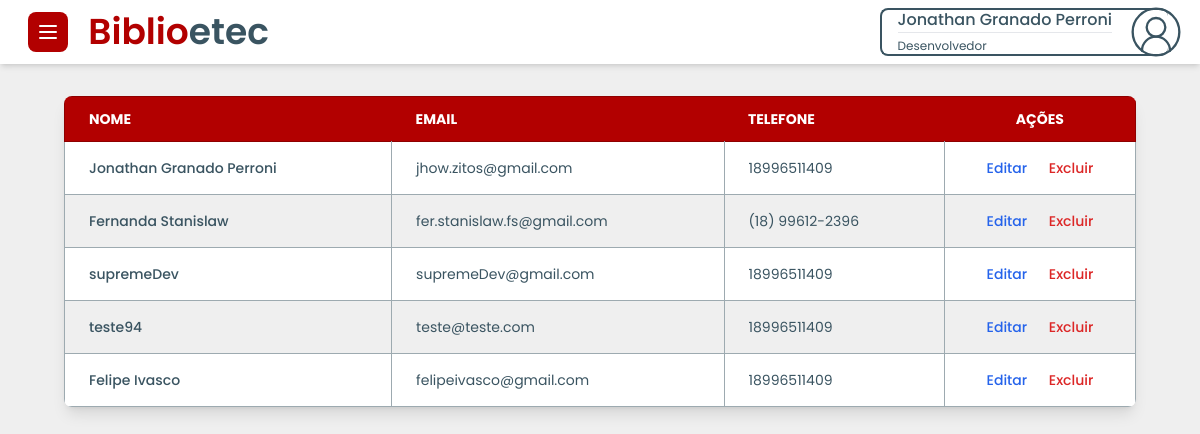
The page /Dev/DevSidebar/list/listadevNew.php (signed in) on the database its author committed.
### tables this page shows
CREATE TABLE `tbdev` (
  `codigo` int(11) NOT NULL,
  `nome` varchar(100) NOT NULL,
  `cpf` varchar(20) NOT NULL,
  `email` varchar(220) NOT NULL,
  `password` varchar(220) NOT NULL,
  `telefone` varchar(30) DEFAULT NULL,
  `celular` varchar(30) DEFAULT NULL,
  `acesso` varchar(15) DEFAULT NULL,
  `codigo_autenticacao` varchar(8) DEFAULT NULL,
  `chave_recuperar_senha` varchar(220) DEFAULT NULL,
  `data_codigo_autenticacao` datetime DEFAULT NULL,
  `statusDev` tinyint(1) DEFAULT 0
);

### Dev/DevSidebar/list/listadevNew.php (the view, shortened to what this page needs)
<?php
 include("../../../conexao/conexao.php");
?>
<!DOCTYPE html>
<html lang="pt-br">
<head>
    <script src="https://cdn.tailwindcss.com"></script>
    <link href="https://cdn.jsdelivr.net/npm/flowbite@2.5.1/dist/flowbite.min.css" rel="stylesheet" />
    <link rel="stylesheet" href="../../DevCss/defaults.css">
</head>
<body>
    <nav class="flex justify-between items-center py-2 px-4 bg-white shadow-md">
        <div id="nav-left-side">
            <button data-drawer-target="default-sidebar" data-drawer-toggle="default-sidebar" aria-controls="default-sidebar" type="button" class="inline-flex items-center p-2 ms-3 bg-[var(--primary)] text-sm text-white rounded-lg hover:bg-[var(--primary-emphasis)] focus:outline-none focus:ring-2 focus:ring-gray-200 dark:text-white dark:hover:bg-[var(--primary-emphasis)]">
            </button>
            <a href="#" class="text-4xl mx-4 text-primary font-semibold hidden md:inline" tabindex="-1">Biblio<span class="text-secondary">etec</span></a>
        </div>
        <button id="dropdown-perfil" data-dropdown-toggle="dropdown" class="flex justify-between items-center max-h-12 pl-4 mr-4 bg-white border-2 border-solid border-[var(--secondary)] border-r-0 rounded-lg text-[var(--secondary)] text-left flex-nowrap text-nowrap" type="button">
        <div>
             <span class="text-[var(--secondary)] font-medium"><?php echo $_SESSION['nome']; ?></span>
                <hr>
                <span class="text-xs text-[var(--secondary)]"><?php echo $_SESSION['acesso']; ?></span>
            </div>
        </button>
    </nav>
    <main class="mx-1 sm:mx-16 my-8">
        <div class="relative overflow-x-auto shadow-lg rounded-lg">
            <table class="min-w-full text-sm text-left rtl:text-right text-[var(--secondary)]">
                <thead class="text-sm text-white uppercase bg-[var(--primary)] border border-[var(--primary-emphasis)]">
                    <tr class="">
                        <th scope="col" class="px-6 py-3">Nome</th>
                        <th scope="col" class="px-6 py-3">Email</th>
                        <th scope="col" class="px-6 py-3">Telefone</th>
                        <th scope="col" class="px-6 py-3 text-center">Ações</th>
                    </tr>
                </thead>
                <tbody class="border border-[var(--grey)]">
                <?php
                    $sql = "SELECT codigo, nome, email, telefone FROM tbdev";
                    $result = mysqli_query($conn, $sql);
                    if (mysqli_num_rows($result) > 0) {
                        while($row = mysqli_fetch_assoc($result)) {
                            echo '
                            <tr class="odd:bg-white even:bg-[var(--off-white)] border-b border-[var(--grey)]">
                                <th scope="row" class="px-6 py-4 font-medium text-[var(--secondary)] whitespace-nowrap border-r border-[var(--grey)]">
                                    ' . htmlspecialchars($row["nome"]) . '
                                </th>
                                <td class="px-6 py-4 border-r border-[var(--grey)]">' . htmlspecialchars($row["email"]) . '</td>
                                <td class="px-6 py-4 border-r border-[var(--grey)]">' . htmlspecialchars($row["telefone"]) . '</td>
                                <td class="flex justify-between md:justify-evenly gap-1 px-6 py-4">
                                    <a href="../editar/editarDev.php?codigo=' . urlencode($row["codigo"]) . '" class="font-medium text-blue-600 hover:underline">Editar</a>
                                    <form id="form-excluir" action="../excluir/excluirDev.php" method="POST"><input value=' . urlencode($row["codigo"]) . ' readonly name="codigo" class="hidden"/> <button type="submit" class="font-medium text-red-600 hover:underline">Excluir</button></form>
                                </td>
                            </tr>';
                        }
                    } else {
                        echo '<tr><td colspan="5" class="text-center px-6 py-4">Nenhum dado encontrado</td></tr>';
                    }
                ?>
                </tbody>
            </table>
        </div>
    </main>
</body>
</html>

### Dev/DevCss/defaults.css (style rules this page uses)
:root { --primary: #b20000; --primary-emphasis: #8e0000; --primary-light: #f0bebe; --secondary: #3a5461; --secondary-emphasis: #23323a; --light-grey: #d8dddf; --grey: #9daab0; --dark-grey: #273336; --off-black: #141617; --off-white: #efefef; }
* { box-sizing: border-box !important; font-family: "Poppins", sans-serif !important; }
body { width: 100% !important; display: flex !important; flex-direction: column !important; background-color: var(--off-white) !important; }
.text-primary { color: var(--primary) !important; }
.text-secondary { color: var(--secondary) !important; }

### rows shown on the page
tbdev: nome "Jonathan Granado Perroni", email "jhow.zitos@gmail.com", telefone "18996511409"
tbdev: nome "Fernanda Stanislaw", email "fer.stanislaw.fs@gmail.com", telefone "(18) 99612-2396"
tbdev: nome "supremeDev", email "supremeDev@gmail.com", telefone "18996511409"
tbdev: nome "teste94", email "teste@teste.com", telefone "18996511409"
tbdev: nome "Felipe Ivasco", email "felipeivasco@gmail.com", telefone "18996511409"

### other values the page prints
$_SESSION['nome'] "Jonathan Granado Perroni"
$_SESSION['acesso'] "Desenvolvedor"
